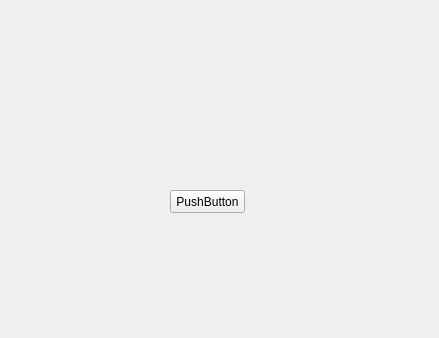
<?xml version="1.0" encoding="UTF-8"?>
<ui version="4.0">
 <class>Formc</class>
 <widget class="QWidget" name="Formc">
  <property name="geometry">
   <rect>
    <x>0</x>
    <y>0</y>
    <width>439</width>
    <height>338</height>
   </rect>
  </property>
  <property name="windowTitle">
   <string>你好Qt</string>
  </property>
  <widget class="QPushButton" name="onebutton">
   <property name="geometry">
    <rect>
     <x>170</x>
     <y>190</y>
     <width>75</width>
     <height>23</height>
    </rect>
   </property>
   <property name="text">
    <string>PushButton</string>
   </property>
  </widget>
 </widget>
 <resources/>
 <connections/>
</ui>
